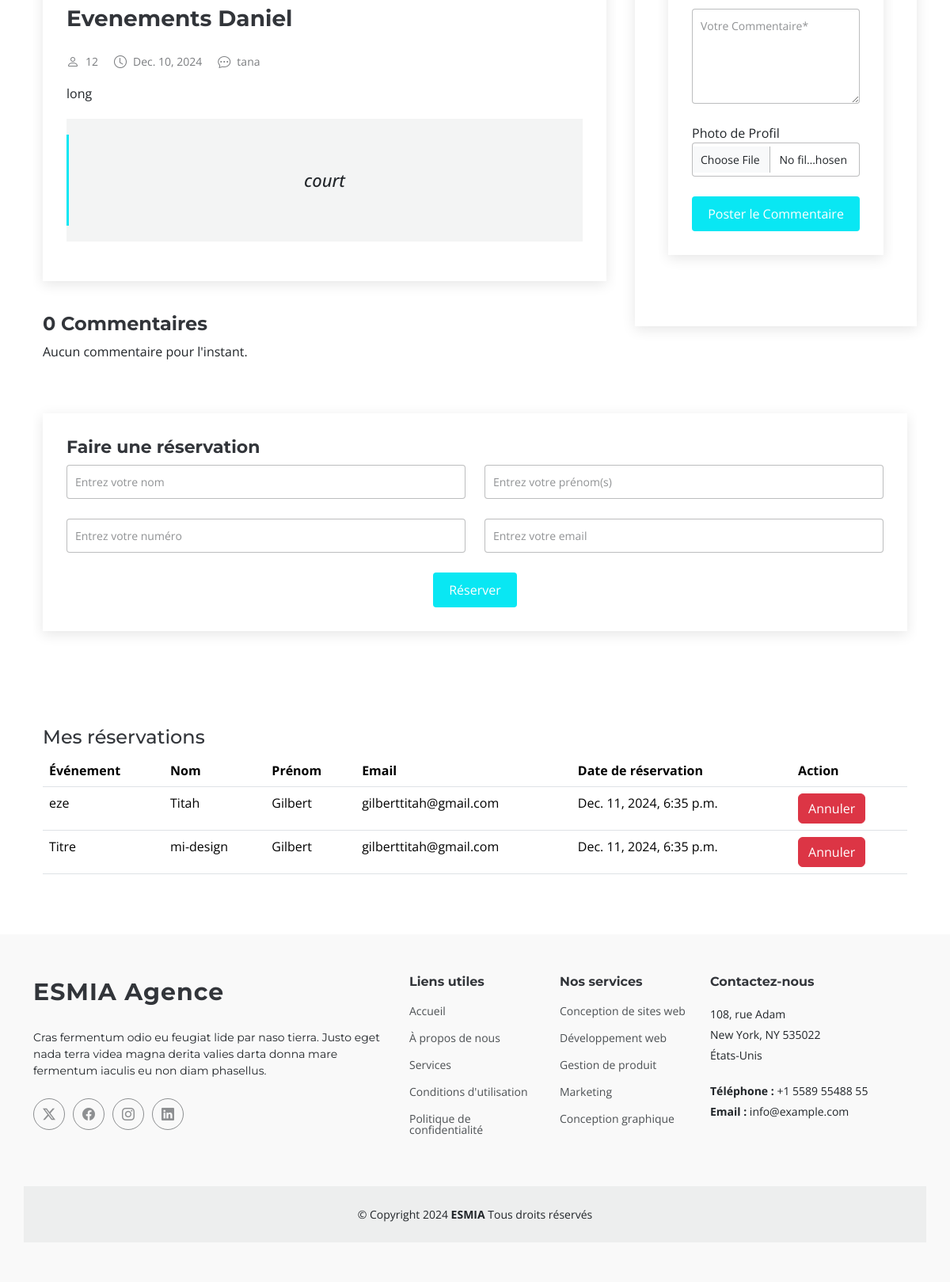
The page /event/5/ (signed in, lower part) on the database as committed earlier.
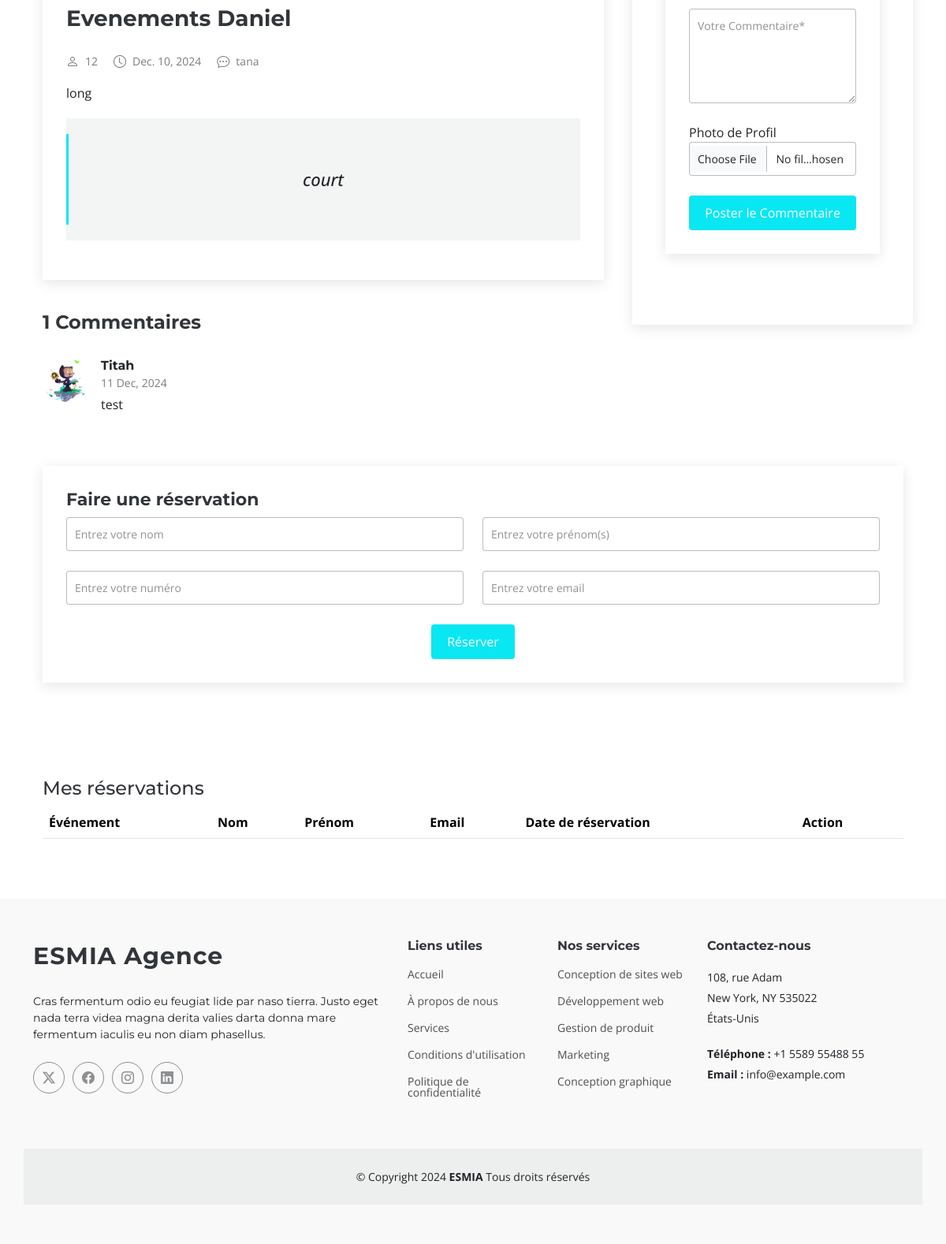
The same page on the database as committed later.
### app/models.py (models this page shows, shortened)
class Event(models.Model):
    user = models.ForeignKey(User, on_delete=models.CASCADE, related_name='events')
    category = models.CharField(max_length=100)
    title = models.CharField(max_length=100)
    description_court = models.TextField()
    description_longue = models.TextField()
    location = models.CharField(max_length=200)
    date = models.DateField()
    capacity = models.IntegerField()
    program = models.TextField()
    image = models.ImageField(upload_to='Evenements/')

class Reservation(models.Model):
    event = models.ForeignKey(Event, on_delete=models.CASCADE, related_name='reservations')
    user = models.ForeignKey(User, on_delete=models.SET_NULL, null=True, blank=True)  # Utilisateur connecté (optionnel)
    name = models.CharField(max_length=100)
    surname = models.CharField(max_length=100)
    phone_number = models.CharField(max_length=15)
    email = models.EmailField()
    reservation_date = models.DateTimeField(auto_now_add=True)

class Comment(models.Model):
    event = models.ForeignKey(Event, on_delete=models.CASCADE, related_name='comments')
    user = models.ForeignKey(User, on_delete=models.CASCADE, null=True, blank=True)
    name = models.CharField(max_length=100, null=True, blank=True)
    email = models.EmailField(null=True, blank=True)
    content = models.TextField()
    profile_picture = models.ImageField(upload_to='profile_pictures/', null=True, blank=True)  # Nouveau champ
    created_at = models.DateTimeField(auto_now_add=True)

### app/views.py (the view, shortened to what this page needs)
# urls.py: path('event/<int:event_id>/', event_detail, name='event_detail'),
@login_required
def event_detail(request, event_id):
    event = get_object_or_404(Event, id=event_id)
    comments = event.comments.all()
    reservations = Reservation.objects.filter(user=request.user)
    return render(request, 'event_detail.html', {'event': event, 'comments': comments,  'reservations': reservations})

### app/templates/event_detail.html (shortened to what the changed rows need)
<!DOCTYPE html>
<html lang="en">
<head>
    {%load static%}
    <link rel="stylesheet" href="https://cdn.jsdelivr.net/npm/aos@2.3.4/dist/aos.css" />
    {%load static%}
    <link href="{% static 'assets/vendor/bootstrap/css/bootstrap.min.css' %}" rel="stylesheet">
    <link href="{% static 'assets/vendor/bootstrap-icons/bootstrap-icons.css' %}" rel="stylesheet">
    <link href="{% static 'assets/vendor/aos/aos.css' %}" rel="stylesheet">
    <link href="{% static 'assets/vendor/glightbox/css/glightbox.min.css' %}" rel="stylesheet">
    <link href="{% static 'assets/vendor/swiper/swiper-bundle.min.css' %}" rel="stylesheet">
    <link rel="stylesheet" href="{% static 'assets/css/main.css' %}">
</head>
<body class="index-page">
    <main class="blog-details-page">
        <div class="container">
            <div class="row">
                <div class="col-lg-8">
                    <section id="blog-details" class="blog-details section">
                        <div class="container">
                        <article class="article">
                            {%load static%}
                            <h2 class="title">{{event.title}}</h2>
                            <div class="meta-top">
                            <ul>
                                <li class="d-flex align-items-center"><i class="bi bi-person"></i> <a>{{event.capacity}}</a></li>
                                <li class="d-flex align-items-center"><i class="bi bi-clock"></i> <a><time datetime="2020-01-01">{{event.date}}</time></a></li>
                                <li class="d-flex align-items-center"><i class="bi bi-chat-dots"></i> <a>{{event.location}}</a></li>
                            </ul>
                            </div>
                            <div class="content">
                            <p>
                                {{event.description_longue}}
                            </p>
                            <blockquote>
                                <p>
                                {{event.description_court}}
                                </p>
                            </blockquote>
                            </div>
                        </article>
                        </div>
                    </section>
                    <section id="blog-comments" class="blog-comments section">
                        <div class="container">
                            <h4 class="comments-count">{{ comments.count }} Commentaires</h4>
                            {% for comment in comments %}
                                <div id="comment-{{ comment.id }}" class="comment">
                                    <div class="d-flex">
                                        {% load static %}
                                        <div class="comment-img">
                                            {% if comment.profile_picture %}
                                                <img src="{{ comment.profile_picture.url }}"  style="border-radius: 50%;" alt="Photo de profil">
                                            {% else %}
                                                <img src="{% static 'assets2/img/images.jpg' %}" alt="Photo par défaut">
                                            {% endif %}
                                        </div>
                                        <div>
                                            <h5><a href="#">{{ comment.name }}</a></h5>
                                            <time datetime="{{ comment.created_at|date:'Y-m-d' }}">{{ comment.created_at|date:"d M, Y" }}</time>
                                            <p>{{ comment.content }}</p>
                                        </div>
                                    </div>
                                </div>
                            {% empty %}
                                <p>Aucun commentaire pour l'instant.</p>
                            {% endfor %}
                        </div>
                    </section>
                </div><br>
                <div>
                        <section id="my-reservations" class="section">
                            <div class="container">
                                <table class="table">
                                    <thead>
                                        <tr>
                                            <th>Événement</th>
                                            <th>Nom</th>
                                            <th>Prénom</th>
                                            <th>Email</th>
                                            <th>Date de réservation</th>
                                            <th>Action</th>
                                        </tr>
                                    </thead>
                                    <tbody>
                                        {% for reservation in reservations %}
                                        <tr>
                                            <td>{{ reservation.event.title }}</td>
                                            <td>{{ reservation.name }}</td>
                                            <td>{{ reservation.surname }}</td>
                                            <td>{{ reservation.email }}</td>
                                            <td>{{ reservation.reservation_date }}</td>
                                            <td>
                                                <form method="POST" action="{% url 'cancel_reservation' reservation.id %}">
                                                    <button type="submit" class="btn btn-danger">Annuler</button>
                                                </form>
                                            </td>
                                        </tr>
                                        {% endfor %}
                                    </tbody>
                                </table>
                            </div>
                        </section>
                </div>
            </div>
        </div>
    </main>
    {%load static%}
</body>
</html>

Rows that differ between the two databases and show on the page:
removed Reservation: event "eze", name "Titah", surname "Gilbert", email "gilberttitah@gmail.com", reservation_date "Dec. 11, 2024, 6:35 p.m."
removed Reservation: event "Titre", name "mi-design", surname "Gilbert", email "gilberttitah@gmail.com", reservation_date "Dec. 11, 2024, 6:35 p.m."
computed for Event "Evenements Daniel": count "0" → "1"
added Comment: profile_picture (picture), name "Titah", created_at "11 Dec, 2024", content "test"
Other text that changed with them:
text no longer shown: "Aucun commentaire pour l'instant."
